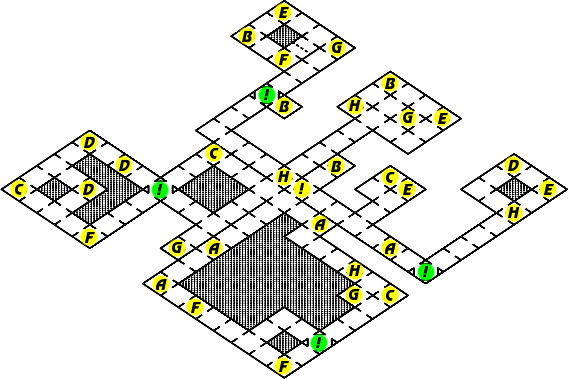
#> input picture reference/items/map.png, 568 x 379 px, found by its file name
$ python tops.py
#> lines starting #> are read from the running program, lines starting #| are printed output that depends on the picture; after the words box and inside, x2 and y2 are one past the last pixel; in counts of white or black regions, pixels touching at a corner belong together
"""Find solid block top faces on map.png: the upper half of a 30 px wide
isometric diamond (row widths 2, 6, ..., 30) filled with one colour."""
import numpy as np
from PIL import Image
import os
MAP = os.path.join(os.path.dirname(__file__), '..', '..', 'map.png')


def load(path=MAP):
#> called with path = 'tools/map/../../map.png'
    return np.array(Image.open(path).convert('RGB')).astype(int)
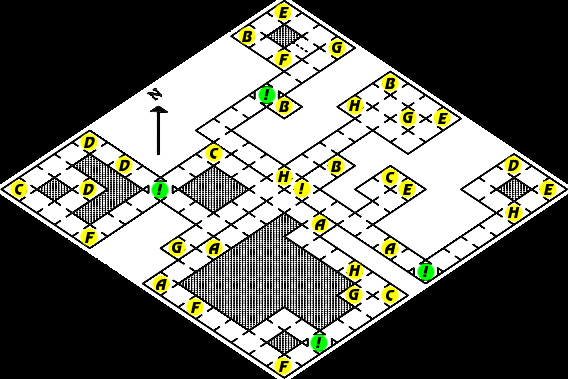
#> returned value: shape (379, 568, 3) int64; mean of channels 0, 1, 2 105.4, 106.4, 99.1; drawn as R, G, B


def colour_codes(img):
    return img[:, :, 0] // 200 * 4 + img[:, :, 1] // 200 * 2 + img[:, :, 2] // 200
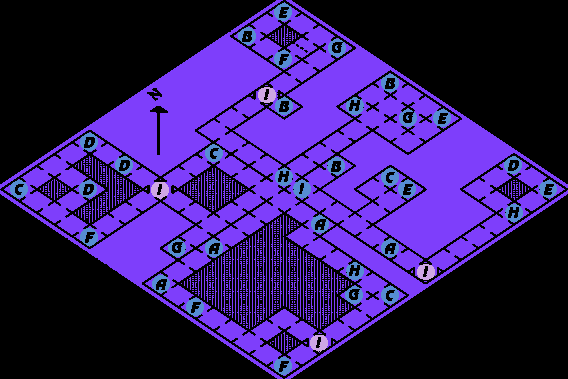
#> returned value: shape (379, 568) int64; 4 distinct labels, from 0 to 7; one colour per label, 0 black


def find_tops(img):
    return find_tops_in(colour_codes(img), (0, 0, img.shape[1], img.shape[0]))


def find_tops_in(code, box):
    """Top faces whose apex lies in box (x0, y0, x1, y1) of the colour codes."""
#> called with box = (0, 0, 568, 379)
    x0, y0, x1, y1 = box
#> x0 = 0; y0 = 0; x1 = 568; y1 = 379
    y0, x0 = max(y0, 1), max(x0, 16)
#> y0 = 1; x0 = 16
    return [(x + x0 - 16, y + y0 - 1, c) for x, y, c in find_all_tops(code[y0 - 1:y1 + 10, x0 - 16:x1 + 17])
            if x0 <= x + x0 - 16 < x1 and y0 <= y + y0 - 1 < y1]


def find_all_tops(code):
    h, w = code.shape
#> h = 379; w = 568
    lit = code > 0
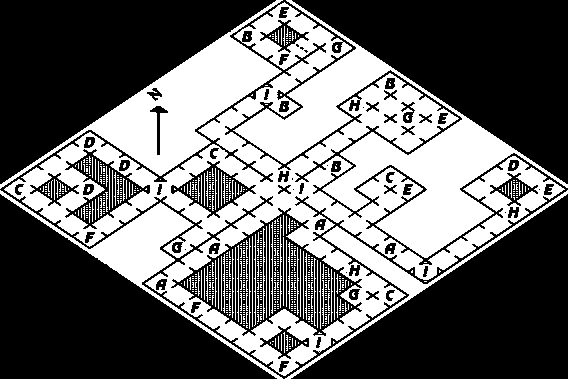
#> lit: shape (379, 568) bool; 40.2% white; 746 white regions (669 under 20 px), largest, box (x1, y1, x2, y2) and area: (4, 2, 565, 376) 41051, (233, 0, 568, 258) 19578, (0, 0, 283, 189) 11992
    hits = []
    ys, xs = np.nonzero(lit[1:-10, :-1] & lit[1:-10, 1:] & ~lit[:-11, :-1] & ~lit[:-11, 1:])
#> ys = 2542 values from 1 to 367; xs = 2542 values, max 566 at index 1102, min 0 at index 1091, mean 280.6
    for y, x in zip(ys + 1, xs):
        colour = code[y, x]
        if x < 16 or x + 17 >= w:
            continue
        if all(is_diamond_row(code[y + k], x - 2 * k, x + 2 + 2 * k, colour) for k in range(7)) \
                and (code[y + 7, x - 14: x + 16] == colour).all():
            hits.append((int(x), int(y), int(colour)))
#> this loop made 2542 passes
#> (y, x, colour) on passes 1 to 3: (2, 273, 7), (2, 293, 7), (3, 282, 6)
#> after the loop, hits = []
    return hits


def is_diamond_row(row, start, end, colour):
    return (row[start:end] == colour).all() and row[start - 1] != colour and row[end] != colour


if __name__ == '__main__':
    for hit in find_tops(load()):
        print(*hit)
